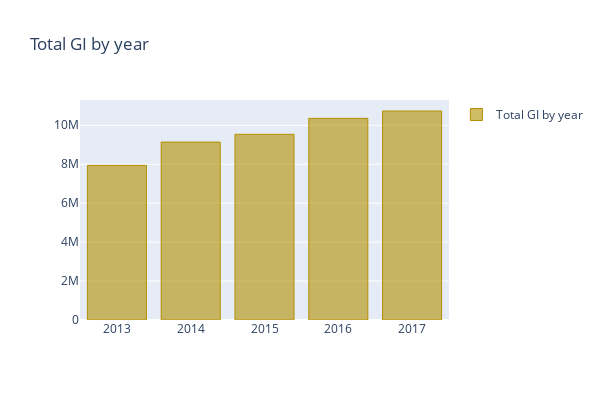

Write notebook code for a chart like this one.
### Markdown cell above
GI are slowing increasing each year and there is a clear **seasonality effect**


## Total GI by year

### Code cell
year_df = features.groupby(features.date.dt.year)['sales'].sum().to_frame()

trace = go.Bar(
    y= year_df.sales, x= ['2013','2014','2015','2016','2017'],
    marker=dict(color='rgba(179, 143, 0, 0.6)', line=dict(color='rgba(179, 143, 0, 1.0)', width=1)),
    name='Total GI by year', orientation='v'
)

layout = go.Layout(autosize=False, title= 'Total GI by year', showlegend=True, width=600, height=400)
fig = go.Figure(data=[trace], layout=layout)
iplot(fig)

### Figure 1 — Plotly figure (JSON) as saved in the notebook; plotly's stock layout.template omitted (floating-point values rounded to 4 significant figures)
{"data": [{"marker": {"color": "rgba(179, 143, 0, 0.6)", "line": {"color": "rgba(179, 143, 0, 1.0)", "width": 1}}, "name": "Total GI by year", "orientation": "v", "type": "bar", "x": ["2013", "2014", "2015", "2016", "2017"], "y": [7941243, 9135482, 9536887, 10357160, 10733740]}], "layout": {"autosize": false, "height": 400, "showlegend": true, "title": {"text": "Total GI by year"}, "width": 600}}
